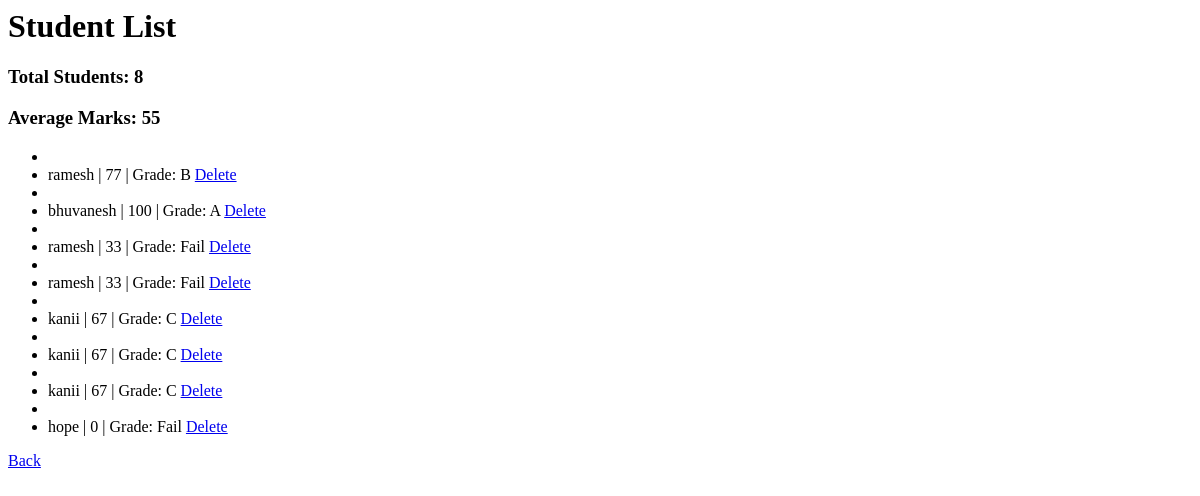
The app's page /students, older data.
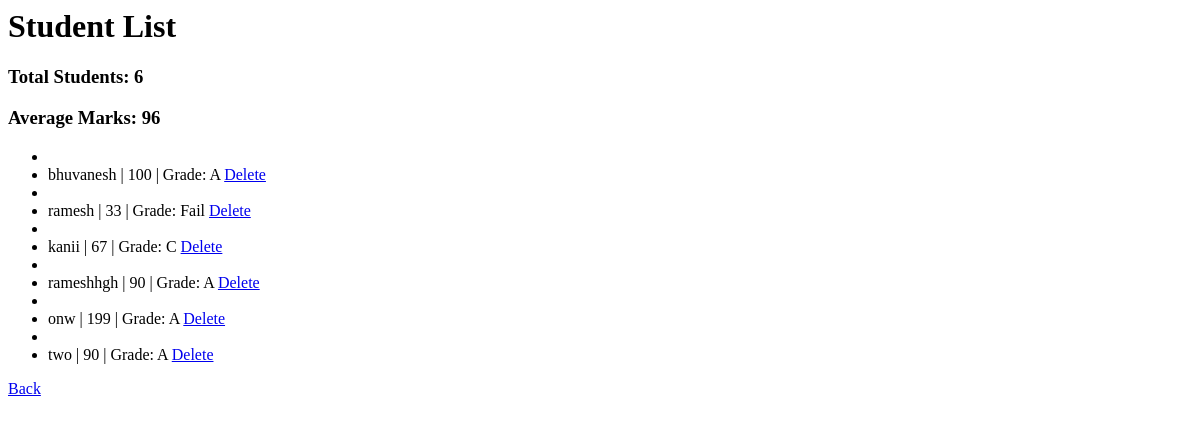
The same page, newer data.
### tables this page shows
CREATE TABLE students (
            id INTEGER PRIMARY KEY AUTOINCREMENT,
            name TEXT,
            marks INTEGER
        );

### app.py (the view)
@app.route("/students")
def view_students():
    conn = sqlite3.connect("students.db")
    cursor = conn.cursor()
    cursor.execute("SELECT id, name, marks FROM students")
    students = cursor.fetchall()
    total_no_students = len(students)
    total_marks = 0
    student_with_grades = []
    for student in students:
        marks = int(student[2])
        total_marks += marks
        if marks >= 90:
            grade = "A"
        elif marks >= 75:
            grade = "B"
        elif marks >= 50:
            grade = "C"
        else:
            grade = "Fail"
        student_with_grades.append((student[0], student[1], marks, grade))
    if total_no_students > 0:
        average = int(total_marks / total_no_students)
    else:
        average = 0
    conn.close()
    return render_template(
        "students.html",
        students=student_with_grades,
        total=total_no_students,
        average=average
    )

### templates/students.html
<body>
    <h1>Student List</h1>
    <h3>Total Students: {{ total }}</h3>
    <h3>Average Marks: {{ average }}</h3>
    <ul>
        {% for student in students %}
            <li>
                <li>{{ student[1] }} | {{ student[2] }} | Grade: {{ student[3] }}
                <a href="/delete/{{ student[0] }}">Delete</a>
            </li>
        {% endfor %}
    </ul>
    <a href="/">Back</a>
</body>

Row changes from the older to the newer data that the page shows:
removed students: name "ramesh", marks "77", student "B"
removed students: name "ramesh", marks "33", student "Fail"
removed students: name "kanii", marks "67", student "C"
removed students: name "kanii", marks "67", student "C"
removed students: name "hope", marks "0", student "Fail"
added students: name "rameshhgh", marks "90", student "A"
added students: name "onw", marks "199", student "A"
added students: name "two", marks "90", student "A"
Text that changed along with them:
{{ total }}: "8" → "6"
{{ average }}: "55" → "96"
